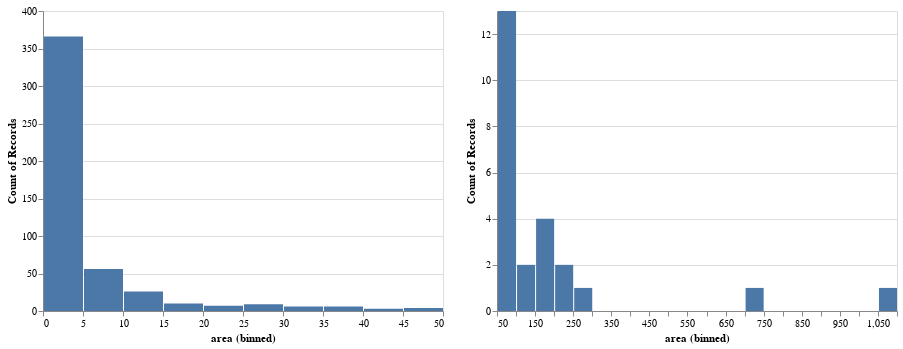

Source (notebook cell):
### Code cell
chart_1 = alt.Chart(raw).mark_bar().encode(
  x=alt.X('area', bin=alt.BinParams(step=5, extent=[0,50])),
  y='count()',
).interactive()

chart_2 = alt.Chart(raw).mark_bar().encode(
  x=alt.X('area', bin=alt.BinParams(step=50, extent=[50,1100])),
  y='count()',
).interactive()

chart_1 | chart_2

### Figure 1 — Vega-Lite specification as saved in the notebook (floating-point values rounded to 4 significant figures; data arrays with more than 128 entries replaced by an {"elided": "..."} marker saying what was removed)
{"config": {"view": {"continuousWidth": 400, "continuousHeight": 300}}, "hconcat": [{"mark": "bar", "encoding": {"x": {"bin": {"extent": [0, 50], "step": 5}, "field": "area", "type": "quantitative"}, "y": {"aggregate": "count", "type": "quantitative"}}, "selection": {"selector012": {"type": "interval", "bind": "scales", "encodings": ["x", "y"]}}}, {"mark": "bar", "encoding": {"x": {"bin": {"extent": [50, 1100], "step": 50}, "field": "area", "type": "quantitative"}, "y": {"aggregate": "count", "type": "quantitative"}}, "selection": {"selector013": {"type": "interval", "bind": "scales", "encodings": ["x", "y"]}}}], "data": {"name": "data-a4dd35b52c62537d20052f8106ea7650"}, "$schema": "https://vega.github.io/schema/vega-lite/v4.17.0.json", "datasets": {"data-a4dd35b52c62537d20052f8106ea7650": {"elided": "517 records"}}}
